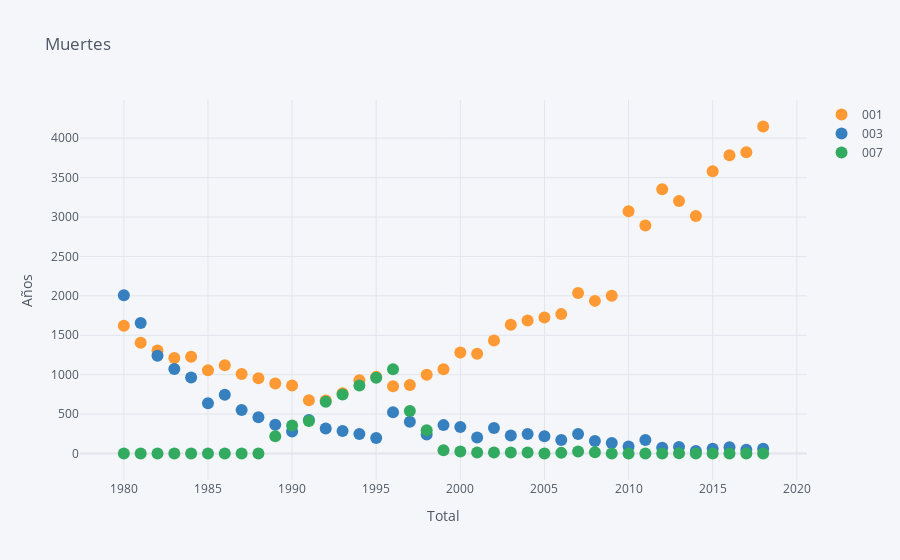

Notebook source saved alongside this figure:
### Code cell
# Cufflinks scatter plot

dts.iplot(x='Periodo', kind = "scatter",
                      y = ["001", "003", "007"],
                      mode = "markers",
                      xTitle='Total',
                      yTitle='Años',
                      title='Muertes')

### Figure 1 — Plotly figure (JSON) as saved in the notebook; plotly's stock layout.template omitted (floating-point values rounded to 4 significant figures)
{"data": [{"line": {"color": "rgba(255, 153, 51, 1.0)", "dash": "solid", "shape": "linear", "width": 1.3}, "marker": {"size": 12, "symbol": "circle"}, "mode": "markers", "name": "001", "text": "", "type": "scatter", "x": [1980, 1981, 1982, 1983, 1984, 1985, 1986, 1987, 1988, 1989, 1990, 1991, 1992, 1993, 1994, 1995, 1996, 1997, 1998, 1999, 2000, 2001, 2002, 2003, 2004, 2005, 2006, 2007, 2008, 2009, 2010, 2011, 2012, 2013, 2014, 2015, 2016, 2017, 2018], "y": [1620, 1404, 1308, 1212, 1228, 1056, 1120, 1008, 956, 888, 864, 676, 672, 764, 928, 972, 852, 868, 1000, 1068, 1280, 1264, 1432, 1632, 1688, 1724, 1768, 2036, 1936, 2000, 3072, 2892, 3352, 3204, 3012, 3580, 3784, 3820, 4148]}, {"line": {"color": "rgba(55, 128, 191, 1.0)", "dash": "solid", "shape": "linear", "width": 1.3}, "marker": {"size": 12, "symbol": "circle"}, "mode": "markers", "name": "003", "text": "", "type": "scatter", "x": [1980, 1981, 1982, 1983, 1984, 1985, 1986, 1987, 1988, 1989, 1990, 1991, 1992, 1993, 1994, 1995, 1996, 1997, 1998, 1999, 2000, 2001, 2002, 2003, 2004, 2005, 2006, 2007, 2008, 2009, 2010, 2011, 2012, 2013, 2014, 2015, 2016, 2017, 2018], "y": [2008, 1656, 1240, 1072, 964, 636, 744, 552, 460, 364, 280, 424, 316, 284, 248, 196, 524, 404, 240, 360, 336, 204, 324, 228, 248, 220, 172, 248, 160, 132, 88, 172, 72, 84, 32, 60, 80, 48, 60]}, {"line": {"color": "rgba(50, 171, 96, 1.0)", "dash": "solid", "shape": "linear", "width": 1.3}, "marker": {"size": 12, "symbol": "circle"}, "mode": "markers", "name": "007", "text": "", "type": "scatter", "x": [1980, 1981, 1982, 1983, 1984, 1985, 1986, 1987, 1988, 1989, 1990, 1991, 1992, 1993, 1994, 1995, 1996, 1997, 1998, 1999, 2000, 2001, 2002, 2003, 2004, 2005, 2006, 2007, 2008, 2009, 2010, 2011, 2012, 2013, 2014, 2015, 2016, 2017, 2018], "y": [0, 0, 0, 0, 0, 0, 0, 0, 0, 220, 356, 412, 656, 748, 864, 960, 1068, 540, 296, 40, 24, 12, 12, 12, 12, 0, 8, 24, 16, 0, 0, 0, 0, 4, 0, 0, 0, 0, 0]}], "layout": {"legend": {"bgcolor": "#F5F6F9", "font": {"color": "#4D5663"}}, "paper_bgcolor": "#F5F6F9", "plot_bgcolor": "#F5F6F9", "title": {"font": {"color": "#4D5663"}, "text": "Muertes"}, "xaxis": {"gridcolor": "#E1E5ED", "showgrid": true, "tickfont": {"color": "#4D5663"}, "title": {"font": {"color": "#4D5663"}, "text": "Total"}, "zerolinecolor": "#E1E5ED"}, "yaxis": {"gridcolor": "#E1E5ED", "showgrid": true, "tickfont": {"color": "#4D5663"}, "title": {"font": {"color": "#4D5663"}, "text": "Años"}, "zerolinecolor": "#E1E5ED"}}}
